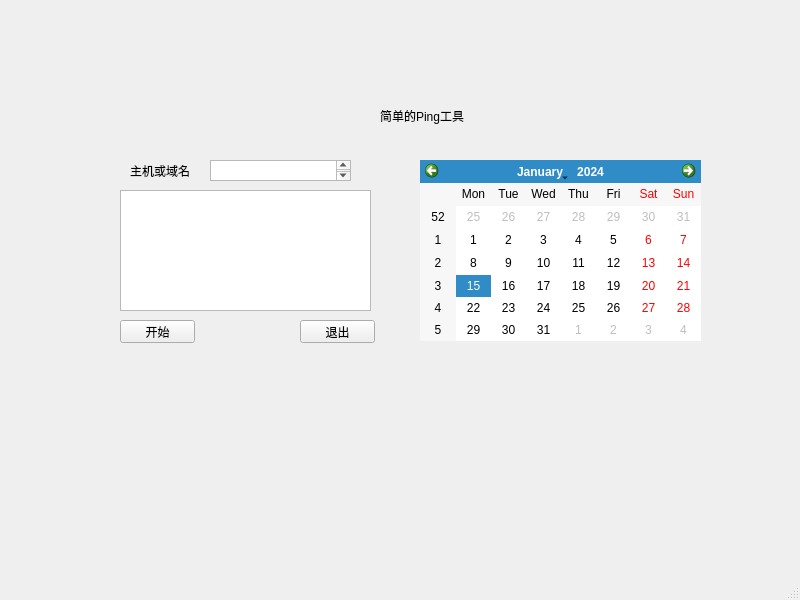
<?xml version="1.0" encoding="UTF-8"?>
<ui version="4.0">
 <class>MainWindow</class>
 <widget class="QMainWindow" name="MainWindow">
  <property name="geometry">
   <rect>
    <x>0</x>
    <y>0</y>
    <width>800</width>
    <height>600</height>
   </rect>
  </property>
  <property name="windowTitle">
   <string>MainWindow</string>
  </property>
  <widget class="QWidget" name="centralwidget">
   <widget class="QLabel" name="label_2">
    <property name="geometry">
     <rect>
      <x>130</x>
      <y>160</y>
      <width>71</width>
      <height>21</height>
     </rect>
    </property>
    <property name="text">
     <string>主机或域名</string>
    </property>
   </widget>
   <widget class="QTextBrowser" name="textBrowser">
    <property name="geometry">
     <rect>
      <x>120</x>
      <y>190</y>
      <width>251</width>
      <height>121</height>
     </rect>
    </property>
   </widget>
   <widget class="QPushButton" name="pushButton">
    <property name="geometry">
     <rect>
      <x>120</x>
      <y>320</y>
      <width>75</width>
      <height>23</height>
     </rect>
    </property>
    <property name="text">
     <string>开始</string>
    </property>
   </widget>
   <widget class="QLabel" name="label">
    <property name="geometry">
     <rect>
      <x>380</x>
      <y>100</y>
      <width>91</width>
      <height>31</height>
     </rect>
    </property>
    <property name="text">
     <string>简单的Ping工具</string>
    </property>
   </widget>
   <widget class="QPushButton" name="pushButton_2">
    <property name="geometry">
     <rect>
      <x>300</x>
      <y>320</y>
      <width>75</width>
      <height>23</height>
     </rect>
    </property>
    <property name="text">
     <string>退出</string>
    </property>
   </widget>
   <widget class="QTextEdit" name="textEdit">
    <property name="geometry">
     <rect>
      <x>210</x>
      <y>160</y>
      <width>141</width>
      <height>21</height>
     </rect>
    </property>
   </widget>
   <widget class="QCalendarWidget" name="calendarWidget">
    <property name="geometry">
     <rect>
      <x>420</x>
      <y>160</y>
      <width>281</width>
      <height>181</height>
     </rect>
    </property>
   </widget>
  </widget>
  <widget class="QMenuBar" name="menubar">
   <property name="geometry">
    <rect>
     <x>0</x>
     <y>0</y>
     <width>800</width>
     <height>23</height>
    </rect>
   </property>
  </widget>
  <widget class="QStatusBar" name="statusbar"/>
 </widget>
 <resources/>
 <connections/>
</ui>
